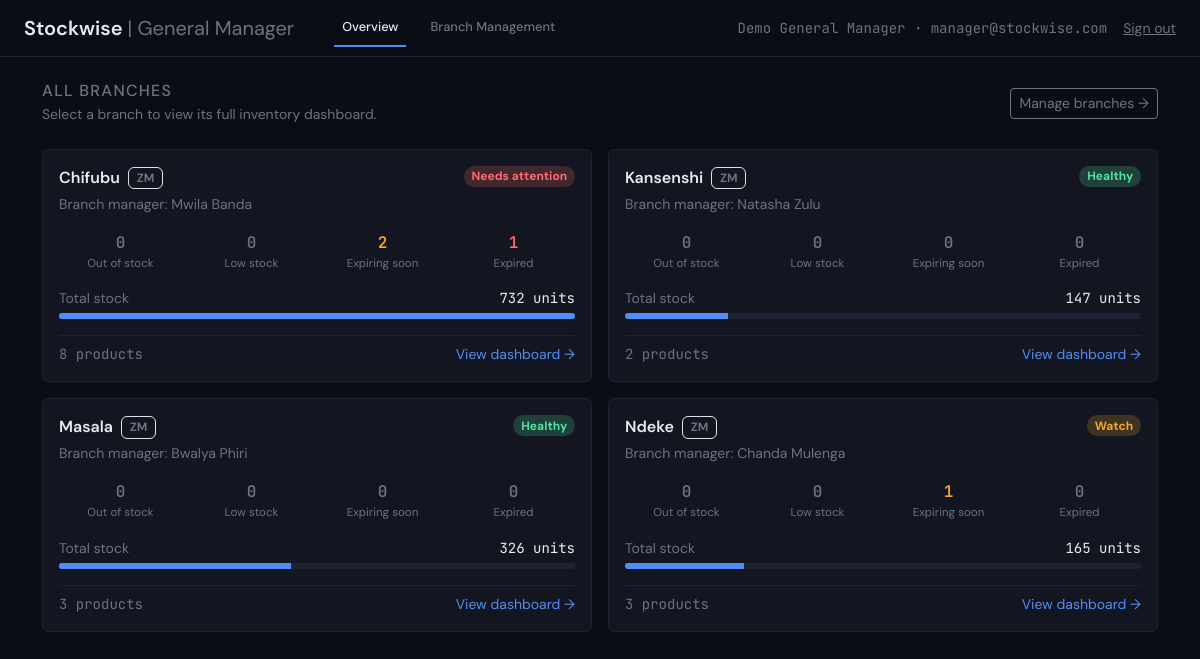
/dashboard.php (signed in), run on the app's committed database.
### tables this page shows
CREATE TABLE IF NOT EXISTS branches (
    id          VARCHAR(64) PRIMARY KEY,
    company_id  INT NOT NULL,
    branch_code VARCHAR(12) NOT NULL UNIQUE,
    name        VARCHAR(120) NOT NULL,
    city        VARCHAR(120) NOT NULL,
    country     VARCHAR(8)   NOT NULL,
    manager     VARCHAR(120) NOT NULL,
    created_at  TIMESTAMP DEFAULT CURRENT_TIMESTAMP,
    FOREIGN KEY (company_id) REFERENCES companies(id) ON DELETE CASCADE
);

### app/Helpers/functions.php (called while the page is built, shortened)
<?php
function fmt(int|float $n): string
{
    return number_format($n);
}
function e(?string $s): string
{
    return htmlspecialchars($s ?? '', ENT_QUOTES, 'UTF-8');
}

### public/dashboard.php (the view, shortened to what this page needs)
<?php
$user = require_manager();
$pdo = db();
$stmt = $pdo->prepare('SELECT * FROM branches WHERE company_id = ? ORDER BY name');
$stmt->execute([$user['company_id']]);
$branches = $stmt->fetchAll();
$branchStats = [];
foreach ($branches as $b) {
    $p = $pdo->prepare('SELECT category, SUM(current_quantity) AS stock FROM products WHERE branch_id = ? GROUP BY category');
    $p->execute([$b['id']]);
    $byCategory = $p->fetchAll();
    $t = $pdo->prepare(
        'SELECT COUNT(*) AS total, SUM(current_quantity) AS stock,
                SUM(current_quantity <= low_stock_threshold AND current_quantity > 0) AS low,
                SUM(current_quantity <= 0) AS out_of_stock
         FROM products WHERE branch_id = ?'
    );
    $t->execute([$b['id']]);
    $totals = $t->fetch();
    $x = $pdo->prepare(
        'SELECT sb.expiry_date, p.expiry_alert_days FROM stock_batches sb JOIN products p ON p.id = sb.product_id
         WHERE p.branch_id = ? AND sb.quantity_remaining > 0 AND sb.expiry_date IS NOT NULL'
    );
    $x->execute([$b['id']]);
    $expiring = 0; $expired = 0;
    foreach ($x->fetchAll() as $row) {
        $st = ExpiryService::status($row['expiry_date'], (int)$row['expiry_alert_days']);
        if ($st === 'warning') $expiring++;
        if ($st === 'expired') $expired++;
    }
    $branchStats[$b['id']] = [
        'byCategory'  => $byCategory,
        'totalStock'  => (int)($totals['stock'] ?? 0),
        'lowCount'    => (int)($totals['low'] ?? 0),
        'outCount'    => (int)($totals['out_of_stock'] ?? 0),
        'expiringCount' => $expiring,
        'expiredCount'  => $expired,
        'productCount' => (int)($totals['total'] ?? 0),
    ];
}
$maxStock = max([1, ...array_values(array_map(fn($s) => $s['totalStock'], $branchStats))]);
require __DIR__ . '/../app/Views/partials/head.php';
require __DIR__ . '/../app/Views/partials/nav_manager.php';
?>
<div class="container-xl py-4">
  <div class="d-flex justify-content-between align-items-center mb-4">
    <div>
      <h1 class="h6 text-faint text-uppercase mb-1" style="letter-spacing:.08em">All Branches</h1>
      <p class="text-faint small mb-0">Select a branch to view its full inventory dashboard.</p>
    </div>
    <a href="/branches.php" class="btn btn-outline-secondary btn-sm">Manage branches &rarr;</a>
  </div>
  <?php if (!$branches): ?>
    <div class="card-stockwise p-5 text-center">
      <p class="text-faint mb-3">No branches yet.</p>
      <a href="/branches.php" class="text-decoration-none">Add your first branch &rarr;</a>
    </div>
  <?php else: ?>
    <div class="row g-3">
      <?php foreach ($branches as $b): $s = $branchStats[$b['id']]; $pct = round($s['totalStock'] / $maxStock * 100); ?>
        <div class="col-md-6">
          <a href="/branch.php?branch=<?= urlencode($b['id']) ?>" class="card-stockwise p-3 d-block text-decoration-none text-reset h-100">
            <div class="d-flex justify-content-between mb-3">
              <div>
                <div class="d-flex align-items-center gap-2">
                  <span class="fw-semibold"><?= e($b['name']) ?></span>
                  <span class="badge bg-transparent border text-faint"><?= e($b['country']) ?></span>
                </div>
                <div class="text-faint small mt-1">Branch manager: <?= e($b['manager'] ?: '—') ?></div>
              </div>
              <?php if ($s['outCount'] + $s['expiredCount'] > 0): ?>
                <span class="badge-expired badge rounded-pill align-self-start">Needs attention</span>
              <?php elseif ($s['lowCount'] + $s['expiringCount'] > 0): ?>
                <span class="badge-warning badge rounded-pill align-self-start">Watch</span>
              <?php else: ?>
                <span class="badge-fresh badge rounded-pill align-self-start">Healthy</span>
              <?php endif; ?>
            </div>
            <div class="row g-2 text-center mb-3">
              <?php foreach ([
                  ['Out of stock', $s['outCount'], ExpiryService::COLORS['expired']],
                  ['Low stock', $s['lowCount'], ExpiryService::COLORS['warning']],
                  ['Expiring soon', $s['expiringCount'], ExpiryService::COLORS['warning']],
                  ['Expired', $s['expiredCount'], ExpiryService::COLORS['expired']],
              ] as [$label, $n, $c]): ?>
                <div class="col-3">
                  <div class="mono fw-semibold" style="color:<?= $n ? $c : 'var(--text-faint)' ?>"><?= $n ?></div>
                  <div class="text-faint" style="font-size:.72rem"><?= $label ?></div>
                </div>
              <?php endforeach; ?>
            </div>
            <div class="d-flex justify-content-between small mb-1">
              <span class="text-faint">Total stock</span>
              <span class="mono"><?= fmt($s['totalStock']) ?> units</span>
            </div>
            <div class="progress" style="height:6px;background:var(--border)">
              <div class="progress-bar" style="width:<?= $pct ?>%;background:var(--blue)"></div>
            </div>
            <div class="d-flex justify-content-between small mt-3 pt-2 border-top" style="border-color:var(--border)!important">
              <span class="text-faint mono"><?= $s['productCount'] ?> products</span>
              <span style="color:var(--blue)">View dashboard &rarr;</span>
            </div>
          </a>
        </div>
      <?php endforeach; ?>
    </div>
  <?php endif; ?>
</div>
<?php require __DIR__ . '/../app/Views/partials/foot.php'; ?>

### public/assets/css/style.css (style rules this page uses)
:root { --bg: #0b0d14; --panel: #131621; --border: #1e2235; --border-2: #2a2e45; --text: #e8eaf2; --text-dim: #9ca3af; --text-faint: #6b7280; --blue: #4F8EF7; --green: #50E3A4; --orange: #F5A623; --red: #FF6B6B; }
body { background: var(--bg); color: var(--text); font-family: 'DM Sans', sans-serif; }
.mono { font-family: 'JetBrains Mono', monospace; }
.card-stockwise { background: var(--panel); border: 1px solid var(--border); border-radius: 6px; }
.badge-fresh { background: color-mix(in srgb, var(--green) 20%, transparent); color: var(--green); }
.badge-warning { background: color-mix(in srgb, var(--orange) 20%, transparent); color: var(--orange); }
.badge-expired { background: color-mix(in srgb, var(--red) 20%, transparent); color: var(--red); }
a { color: var(--blue); }
.text-faint { color: var(--text-faint) !important; }

### data on the page
branches: name "Chifubu", country "ZM", manager "Mwila Banda", shows "Needs attention", n "0", label "Out of stock", label "Low stock", n "2", label "Expiring soon", n "1", label "Expired", totalStock "732", $pct 100 (drawn), productCount "8"
branches: name "Kansenshi", country "ZM", manager "Natasha Zulu", shows "Healthy", n "0", label "Out of stock", label "Low stock", label "Expiring soon", label "Expired", totalStock "147", $pct 20 (drawn), productCount "2"
branches: name "Masala", country "ZM", manager "Bwalya Phiri", shows "Healthy", n "0", label "Out of stock", label "Low stock", label "Expiring soon", label "Expired", totalStock "326", $pct 45 (drawn), productCount "3"
branches: name "Ndeke", country "ZM", manager "Chanda Mulenga", shows "Watch", n "0", label "Out of stock", label "Low stock", n "1", label "Expiring soon", label "Expired", totalStock "165", $pct 23 (drawn), productCount "3"

### other printed values
$user['name'] "Demo General Manager"
$user['email'] "manager@stockwise.com"
